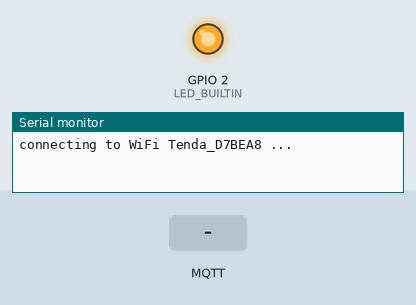
A sketch run on a simulated ESP8266 (NodeMCU). Shown: output pins drawn as LEDs (lit = HIGH, except the on-board LED, lit = LOW), the last lines printed to the serial monitor. The test bench sets the inputs (shaded band). WiFi joins after 1.5 s; servers stay silent unless stated; no MQTT or app messages arrive unless stated.

Above: at 0.1 s.
At 2.7 s:
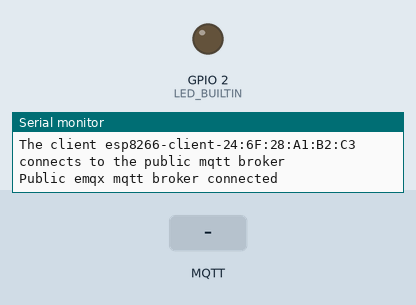
2.8 s: MQTT message "1" arrives on the first subscribed topic
4.3 s: MQTT message "on" arrives on the first subscribed topic
5.8 s: MQTT message "off" arrives on the first subscribed topic
Timing chart, 0 to 8.8 s (numbered marks = the images above; inputs shaded):
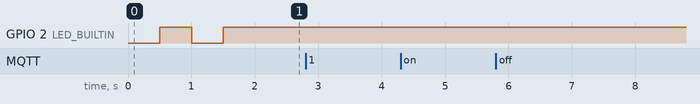

The sketch:

mqtt.ino
```cpp
#include <ESP8266WiFi.h>
#include <PubSubClient.h> //https://www.arduino.cc/reference/en/libraries/pubsubclient/   https://pubsubclient.knolleary.net/api

//WiFi config
const char * ssid = "Tenda_D7BEA8";
const char * pwd = "tt174020";

//mqtt config
const char * mqtt_broker = "121.41.80.56";
const char * topic = "/lock";
const int mqtt_port = 1883;

//wifi client
WiFiClient espClient;
//mqtt client
PubSubClient client(espClient);

//status variable
bool LED_status;

void setup() {
  Serial.begin(115200);
  pinMode(LED_BUILTIN, OUTPUT);
  LED_dark();

  Serial.println();
  Serial.println();

  connect();

  //mqtt
  client.setServer(mqtt_broker, mqtt_port);
  client.setCallback(callback);
  while (!client.connected()) {
      String client_id = "esp8266-client-";
      client_id += String(WiFi.macAddress());
      Serial.printf("The client %s connects to the public mqtt broker\n", client_id.c_str());
      if (client.connect(client_id.c_str())) {
    Serial.println("Public emqx mqtt broker connected");
      } else {
          Serial.print("failed with state ");
          Serial.print(client.state());
          delay(2000);
      }
  }

  client.subscribe(topic);
}

void callback(char *topic, byte *payload, unsigned int length) {
    Serial.print("Message arrived in topic: ");
    Serial.println(topic);
    Serial.print("Message:");
    for (int i = 0; i < length; i++) {
        Serial.print((char) payload[i]);
    }
    Serial.println();
    Serial.println("-----------------------");
}


void loop() {
  client.loop();
  // if (WiFi.status() != WL_CONNECTED) {
  //   reconnect();
  // }
  // Serial.println("ok");
  // delay(1000);
}


void connect() {
  Serial.printf("connecting to WiFi %s ...", ssid);

  WiFi.begin(ssid, pwd);
  while (!WiFi.isConnected()) {
    if (LED_status) LED_dark(); else LED_bright();
    delay(500);
  }

  Serial.println("connected.");
  LED_dark();
}

void reconnect() {
  Serial.printf("connecting to WiFi %s ...", ssid);

  WiFi.disconnect();  //清楚WiFi信息，防止路由器重启后可能变道导致原先记录的信息不一样
  WiFi.begin(ssid, pwd);
  while (!WiFi.isConnected()) {
    if (LED_status) LED_dark(); else LED_bright();
    delay(500);
  }

  Serial.println("connected.");
  LED_dark();
}

void LED_bright() {
  digitalWrite(LED_BUILTIN, LOW);
  LED_status = true;
}

void LED_dark() {
  digitalWrite(LED_BUILTIN, HIGH);
  LED_status = false;
}
```
